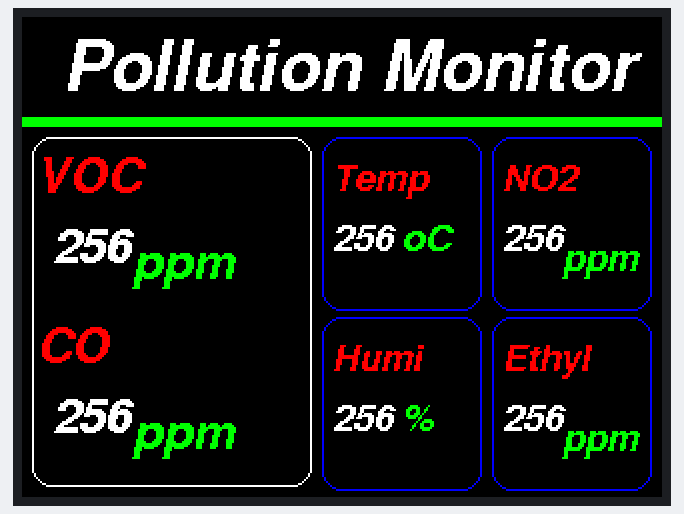
Bench run of a sketch on a simulated ESP32. On the bench: 320×240 colour display.

Above: at 0.4 s.

The sketch:

main.ino
```cpp
#include <TFT_eSPI.h>

TFT_eSPI tft;
TFT_eSprite spr = TFT_eSprite(&tft);


void setup() {
  tft.begin();
  tft.setRotation(3);
  spr.createSprite(tft.width(), tft.height());

}

void loop() {
  spr.fillSprite(TFT_BLACK);
  spr.setFreeFont(&FreeSansBoldOblique18pt7b);
  spr.setTextColor(TFT_WHITE);
  spr.drawString("Pollution Monitor", 20, 10 , 1);// Print the test text in the custom font
  for (int8_t line_index = 0; line_index < 5 ; line_index++)
  {
    spr.drawLine(0, 50 + line_index, tft.width(), 50 + line_index, TFT_GREEN);
  }

  spr.drawRoundRect(5, 60, (tft.width() / 2) - 20 , tft.height() - 65 , 10, TFT_WHITE); // L1
  int val = 256;

  // VOC
  spr.setFreeFont(&FreeSansBoldOblique12pt7b);
  spr.setTextColor(TFT_RED);
  spr.drawString("VOC", 7 , 65 , 1);
  spr.setFreeFont(&FreeSansBoldOblique12pt7b);
  spr.setTextColor(TFT_WHITE);
  spr.drawNumber(val, 15, 100, 1);
  spr.setTextColor(TFT_GREEN);
  spr.drawString("ppm", 55, 108, 1);


  //CO
  spr.setFreeFont(&FreeSansBoldOblique12pt7b);
  spr.setTextColor(TFT_RED);
  spr.drawString("CO", 7 , 150 , 1);
  spr.setFreeFont(&FreeSansBoldOblique12pt7b);
  spr.setTextColor(TFT_WHITE);
  spr.drawNumber(val, 15, 185, 1);
  spr.setTextColor(TFT_GREEN);
  spr.drawString("ppm", 55, 193, 1);

  //Temp
  spr.drawRoundRect((tft.width() / 2) - 10  , 60, (tft.width() / 2) / 2 , (tft.height() - 65) / 2 , 10, TFT_BLUE); // s1

  spr.setFreeFont(&FreeSansBoldOblique9pt7b);
  spr.setTextColor(TFT_RED) ;
  spr.drawString("Temp", (tft.width() / 2) - 5  , 70 , 1); // Print the test text in the custom font
  spr.setTextColor(TFT_WHITE);
  spr.drawNumber(val, (tft.width() / 2) - 5 , 100, 1);
  spr.setTextColor(TFT_GREEN);
  spr.drawString("oC", (tft.width() / 2) + 30, 100, 1);


  //NO2
  spr.drawRoundRect(((tft.width() / 2) + (tft.width() / 2) / 2) - 5  , 60, (tft.width() / 2) / 2 , (tft.height() - 65) / 2 , 10, TFT_BLUE); // s2

  spr.setFreeFont(&FreeSansBoldOblique9pt7b);
  spr.setTextColor(TFT_RED) ;
  spr.drawString("NO2", ((tft.width() / 2) + (tft.width() / 2) / 2)   , 70 , 1); // Print the test text in the custom font
  spr.setTextColor(TFT_WHITE);
  spr.drawNumber(val, ((tft.width() / 2) + (tft.width() / 2) / 2)  , 100, 1);
  spr.setTextColor(TFT_GREEN);
  spr.drawString("ppm", ((tft.width() / 2) + (tft.width() / 2) / 2) + 30 , 110, 1);


  //Humdity
  spr.drawRoundRect((tft.width() / 2) - 10 , (tft.height() / 2) + 30, (tft.width() / 2) / 2 , (tft.height() - 65) / 2 , 10, TFT_BLUE); // s3

  spr.setFreeFont(&FreeSansBoldOblique9pt7b);
  spr.setTextColor(TFT_RED) ;
  spr.drawString("Humi", (tft.width() / 2) - 5 , (tft.height() / 2) + 40 , 1); // Print the test text in the custom font
  spr.setTextColor(TFT_WHITE);
  spr.drawNumber(val, (tft.width() / 2) - 5 , (tft.height() / 2) + 70, 1);
  spr.setTextColor(TFT_GREEN);
  spr.drawString("%", (tft.width() / 2) + 30, (tft.height() / 2) + 70, 1);


  //C2H5CH
  spr.drawRoundRect(((tft.width() / 2) + (tft.width() / 2) / 2) - 5  , (tft.height() / 2) + 30, (tft.width() / 2) / 2 , (tft.height() - 65) / 2 , 10, TFT_BLUE); // s4

  spr.setFreeFont(&FreeSansBoldOblique9pt7b);
  spr.setTextColor(TFT_RED) ;
  spr.drawString("Ethyl", ((tft.width() / 2) + (tft.width() / 2) / 2)   , (tft.height() / 2) + 40 , 1); // Print the test text in the custom font
  spr.setTextColor(TFT_WHITE);
  spr.drawNumber(val, ((tft.width() / 2) + (tft.width() / 2) / 2) , (tft.height() / 2) + 70, 1);
  spr.setTextColor(TFT_GREEN);
  spr.drawString("ppm", ((tft.width() / 2) + (tft.width() / 2) / 2) + 30 , (tft.height() / 2) + 80, 1);


  spr.pushSprite(0, 0);

}
```
